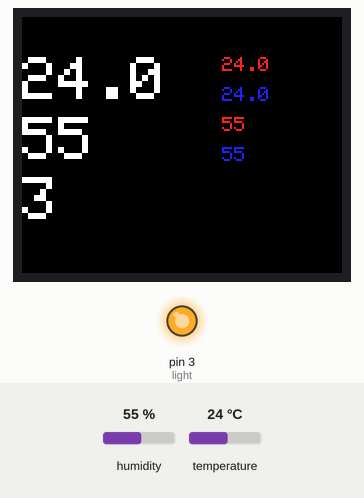
This sketch was run on a simulated Arduino Uno, built with avr-gcc and run on an emulated ATmega328P. Shown: 160×128 colour display, output pins drawn as LEDs (lit = HIGH). Wiring (inferred from the names in the program): DHT22 sensor: data pin 6. The inputs (shaded band) are chosen by the test bench; at power-on: temperature 24 °C, humidity 55 %.

Above: at 4.3 s.
4.4 s: temperature set to 34.5 °C
At 6.6 s:
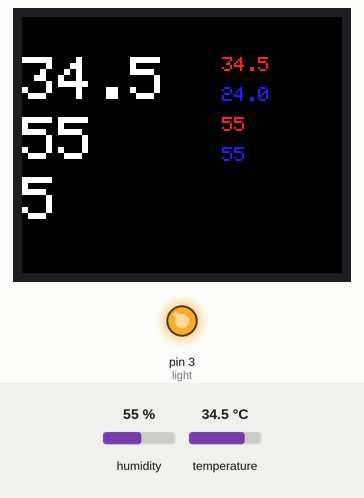
7.6 s: temperature set to 35.8 °C
At 9.0 s:
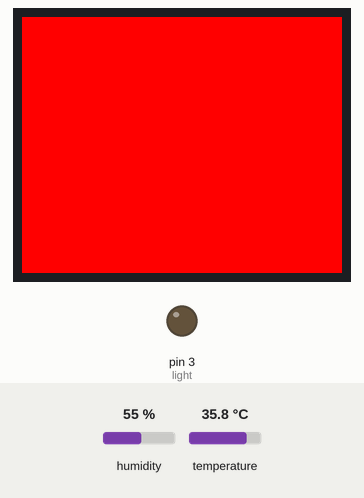
Timing chart, 0 to 10.6 s (numbered marks = the images above; inputs shaded):
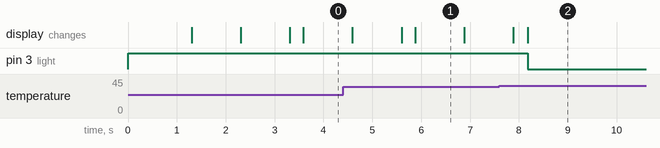

The sketch:

grow_box_sketch.ino
```cpp
// grpw_box_sketch
// 1.0 MEH 04 Sep 2014 use code from Adafruit and Arduino core examples
//     monitor temperature, humidity in grow box
//     write to SD
//     turn lamp on, wait to 16 hrs, turn lamp off, wait to 24 hours, repeat

#include <stdlib.h>      //type conversion etc.
#include <Time.h>       // elementary tracking of seconds since start
#include <DHT.h>        // DHT22 Humidity Sensor
#include <TFT.h>        // Arduino LCD library
#include <SPI.h>        // SPI (needed for TFT, serial peripheral interface)
// pin definition for the Uno
#define DHTPIN 6        // what pin we're connected to
#define DHTTYPE DHT22   // DHT 22  (AM2302)
#define LCD_CS 10
#define DC   9
#define RESET  8
const int light = 3;
long lampon = 57599;  //above this time, lamp is off
long lampoff = 86399; // at this time, clock is reset and lamp on
long sec;
float t;
float h;
float th;
float tl;
float hh;
float hl;
char temperature[5];
char humidity[3];
char ltemperature[5];
char lhumidity[3];
char htemperature[5];
char hhumidity[3];
char clock[6];
TFT TFTscreen = TFT(LCD_CS, DC, RESET);
DHT dht(DHTPIN, DHTTYPE);

// the setup routine runs once when you press reset:
void setup() {
  t = 0;
  th = 0;
  tl = 0;
  h = 0;
  hh = 0;
  hl = 0;
  pinMode(light, OUTPUT);
  digitalWrite(light, HIGH);   // turn the LED on (HIGH is the voltage level)
  dht.begin();
  TFTscreen.begin();

  // clear the screen with a black background
  TFTscreen.background(0, 0, 0);
  TFTscreen.stroke(255,255,255);

  // make sure that the default chip select pin is set to
  // output, even if you don't use it:
  pinMode(10, OUTPUT);

}

// the loop routine runs over and over again forever:
void loop() {
  delay(1000);     // wait for a second
  sec = now();

  // black out the previous dynamic text
  TFTscreen.setTextSize(3);
  TFTscreen.stroke(0,0,0);
  TFTscreen.text(temperature, 0, 20);
  TFTscreen.text(humidity, 0, 50);
  TFTscreen.setTextSize(1);
  TFTscreen.text(ltemperature, 100, 35);
  TFTscreen.text(htemperature, 100, 20);
  TFTscreen.text(lhumidity, 100, 65);
  TFTscreen.text(hhumidity, 100, 50);
  TFTscreen.setTextSize(3);
  TFTscreen.text(clock, 0, 80);

  if (sec > lampon){
    digitalWrite(light, LOW);    // turn the LED off by making the voltage LOW
  }

  if (sec > lampoff){
    setTime(0);                  // reset the system clock
    digitalWrite(light, HIGH);   // turn the LED on (HIGH is the voltage level)
  }

  h = dht.readHumidity();
  t = dht.readTemperature();

  if (th==0) {
    th = t;
  }
  if (tl==0) {
    tl = t;
  }
  if (hh==0) {
    hh = h;
  }
  if (hl==0) {
    hl = h;
  }
  if (t>th) {
    th = t;
  }
  if (t<tl) {
    tl = t;
  }
  if (h>hh) {
    hh = h;
  }
  if (h<hl) {
    hl = h;
  }

  ltoa(sec,clock,10);
  dtostrf(t,4,1,temperature);
  dtostrf(h,2,0,humidity);
  dtostrf(th,4,1,htemperature);
  dtostrf(hh,2,0,hhumidity);
  dtostrf(tl,4,1,ltemperature);
  dtostrf(hl,2,0,lhumidity);

  TFTscreen.stroke(255,255,255);
  TFTscreen.text(temperature, 0, 20);
  TFTscreen.text(humidity, 0, 50);
  TFTscreen.setTextSize(1);
  TFTscreen.stroke(32,32,255);
  TFTscreen.text(ltemperature, 100, 35);
  TFTscreen.stroke(255,32,32);
  TFTscreen.text(htemperature, 100, 20);
  TFTscreen.stroke(32,32,255);
  TFTscreen.text(lhumidity, 100, 65);
  TFTscreen.stroke(255,32,32);
  TFTscreen.text(hhumidity, 100, 50);
  TFTscreen.setTextSize(3);
  TFTscreen.stroke(255,255,255);
  TFTscreen.text(clock, 0, 80);

  if (t>35) {
    TFTscreen.background(255, 0, 0);
    digitalWrite(light, LOW);    // turn the LED off by making the voltage LOW
    delay(86400);
  }
}
```

Measured:
- the behaviour switches between 35 and 35.1 °C on temperature (found by bisection; images 1 and 2)
- after the input at 7.6 s, pin 3 (light): HIGH → LOW after 0.58 s; the display: first differs from a run without the input after 0.58 s (image 2)
- what the display in image 1 shows lasts 1.0 s, from 5.9 s to 6.9 s
